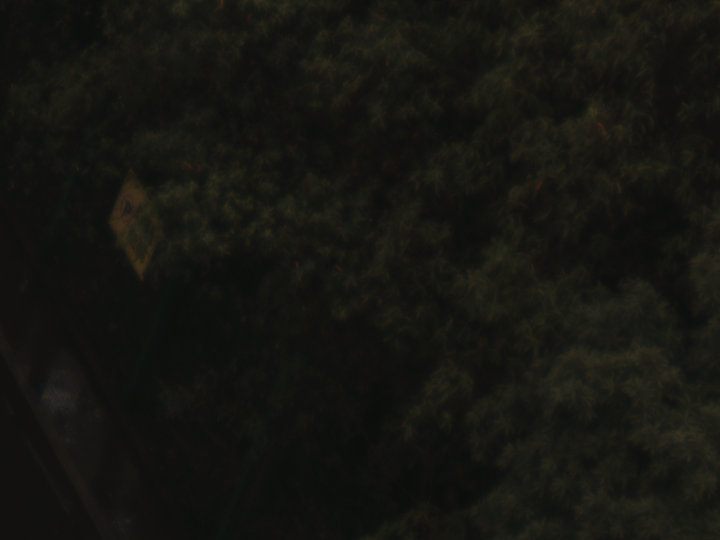
#> input picture src/test/639.png, 1440 x 1080 px (shown at 1/2 size)
$ python LIME.py --filePath ../test/639.png
#> lines starting #> are read from the running program, lines starting #| are printed output that depends on the picture
import numpy as np
from scipy import fft
from skimage import io, exposure, img_as_ubyte, img_as_float
from tqdm import trange
import matplotlib.pyplot as plt
import argparse
import os
import cv2


def firstOrderDerivative(n, k=1):
    return np.eye(n) * (-1) + np.eye(n, k=k)


def toeplitizMatrix(n, row):
    vecDD = np.zeros(n)
    vecDD[0] = 4
    vecDD[1] = -1
    vecDD[row] = -1
    vecDD[-1] = -1
    vecDD[-row] = -1
    return vecDD


def vectorize(matrix):
    return matrix.T.ravel()


def reshape(vector, row, col):
    return vector.reshape((row, col), order='F')


class LIME:
    def __init__(self, iterations=10, alpha=2, rho=2, gamma=0.7, strategy=2, *args, **kwargs):
        self.iterations = iterations
        self.alpha = alpha
        self.rho = rho
        self.gamma = gamma
        self.strategy = strategy

    def load(self, imgPath):
#> called with imgPath = '../test/639.png'
        self.L = img_as_float(io.imread(imgPath))
        self.row = self.L.shape[0]
#> self.row = 1080
        self.col = self.L.shape[1]
#> self.col = 1440

        self.T_hat = np.max(self.L, axis=2)
        self.dv = firstOrderDerivative(self.row)
        self.dh = firstOrderDerivative(self.col, -1)
        self.vecDD = toeplitizMatrix(self.row * self.col, self.row)
        self.W = self.weightingStrategy()

    def weightingStrategy(self):
        if self.strategy == 2:
            dTv = self.dv @ self.T_hat
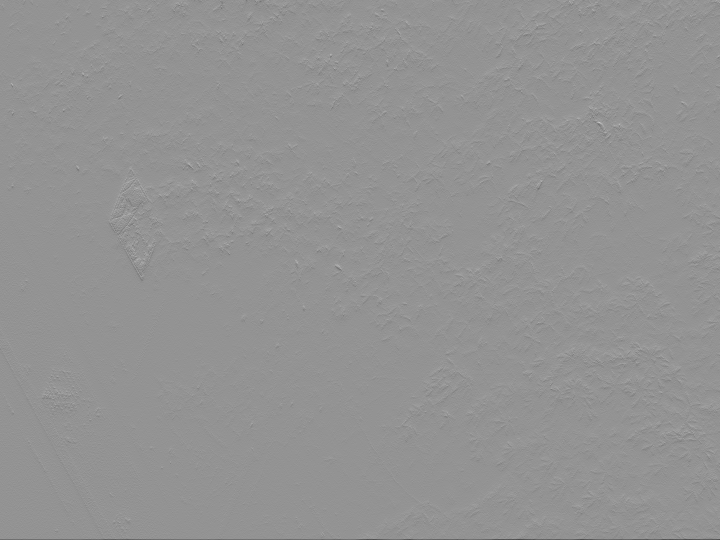
#> dTv: shape (1080, 1440) float64 (shown at 1/2 size); min -0.145, max 0.106, mean -9.27e-05; drawn with min black and max white
            dTh = self.T_hat @ self.dh
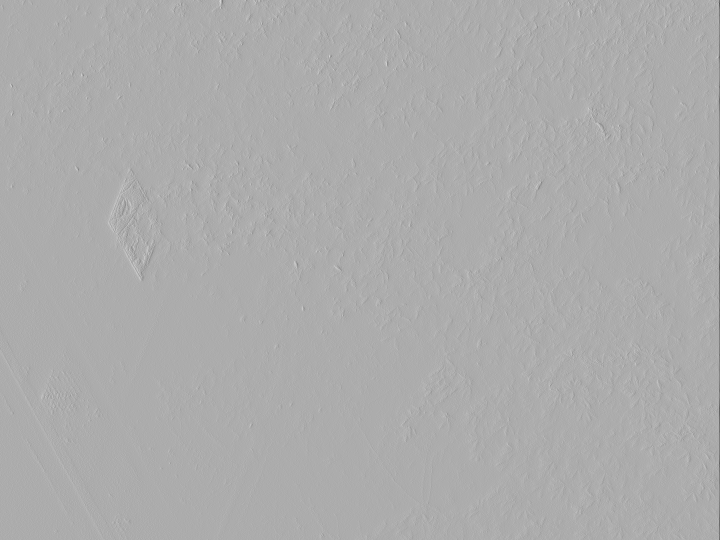
#> dTh: shape (1080, 1440) float64 (shown at 1/2 size); min -0.188, max 0.0902, mean -4.85e-05; drawn with min black and max white
            Wv = 1 / (np.abs(dTv) + 1)
            Wh = 1 / (np.abs(dTh) + 1)
            return np.vstack([Wv, Wh])
        else:
            return np.ones((self.row * 2, self.col))

    def __T_subproblem(self, G, Z, u):
        X = G - Z / u
        Xv = X[:self.row, :]
        Xh = X[self.row:, :]
        temp = self.dv @ Xv + Xh @ self.dh
        numerator = fft.fft(vectorize(2 * self.T_hat + u * temp))
        denominator = fft.fft(self.vecDD * u) + 2
        T = fft.ifft(numerator / denominator)
        T = np.real(reshape(T, self.row, self.col))
        return exposure.rescale_intensity(T, (0, 1), (0.001, 1))

    def __G_subproblem(self, T, Z, u, W):
        dT = self.__derivative(T)
        epsilon = self.alpha * W / u
        X = dT + Z / u
        return np.sign(X) * np.maximum(np.abs(X) - epsilon, 0)

    def __Z_subproblem(self, T, G, Z, u):
        dT = self.__derivative(T)
        return Z + u * (dT - G)

    def __u_subproblem(self, u):
        return u * self.rho

    def __derivative(self, matrix):
        v = self.dv @ matrix
        h = matrix @ self.dh
        return np.vstack([v, h])

    def illumMap(self):
        T = np.zeros((self.row, self.col))
        G = np.zeros((self.row * 2, self.col))
        Z = np.zeros((self.row * 2, self.col))
        u = 1

        for _ in trange(0, self.iterations):
            T = self.__T_subproblem(G, Z, u)
            G = self.__G_subproblem(T, Z, u, self.W)
            Z = self.__Z_subproblem(T, G, Z, u)
            u = self.__u_subproblem(u)
#> this loop made 10 passes
#> pass 1, in __derivative, `h = matrix @ self.dh`:
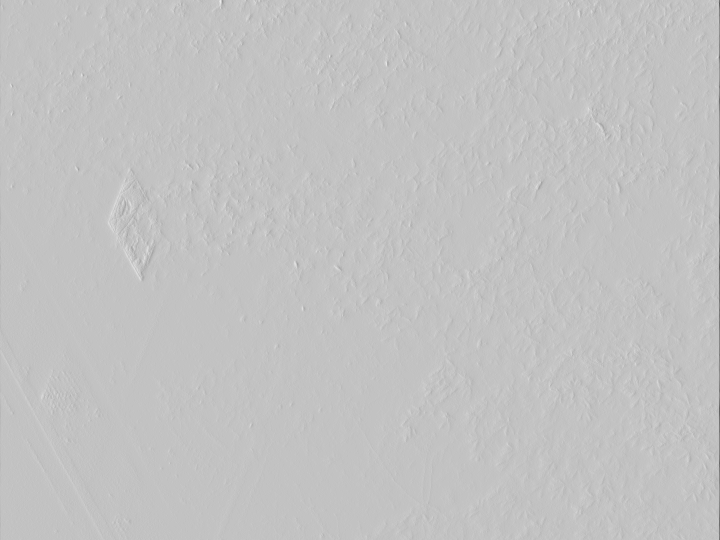
#> h: shape (1080, 1440) float64 (shown at 1/2 size); min -0.161, max 0.05, mean -5.43e-05; drawn with min black and max white
#> after the loop:
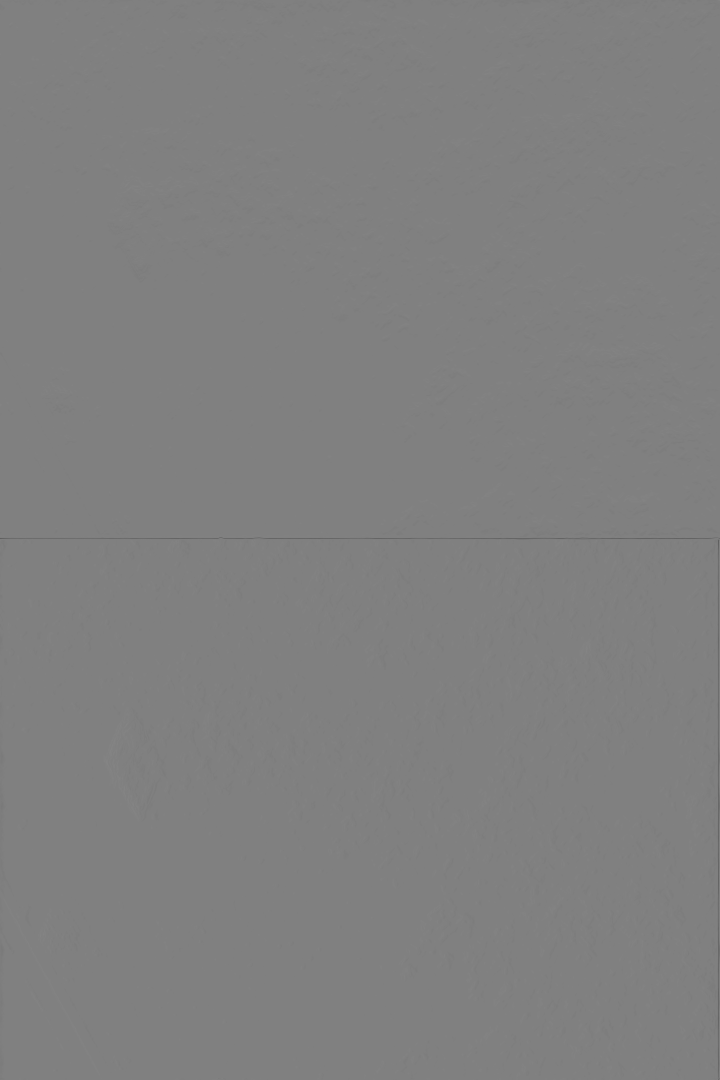
#> G: shape (2160, 1440) float64 (shown at 1/2 size); min -0.185, max 0.183, mean -5.35e-05; drawn with min black and max white
#> after the loop:
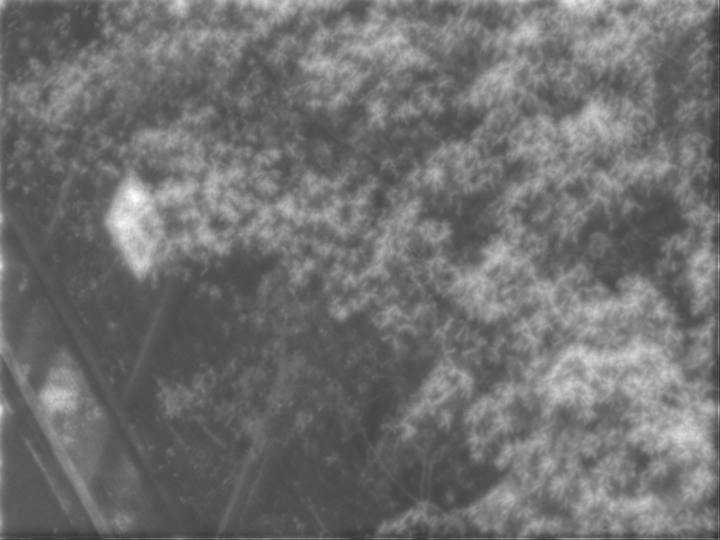
#> T: shape (1080, 1440) float64 (shown at 1/2 size); min 0.001, max 0.198, mean 0.0877; drawn with min black and max white
#> after the loop:
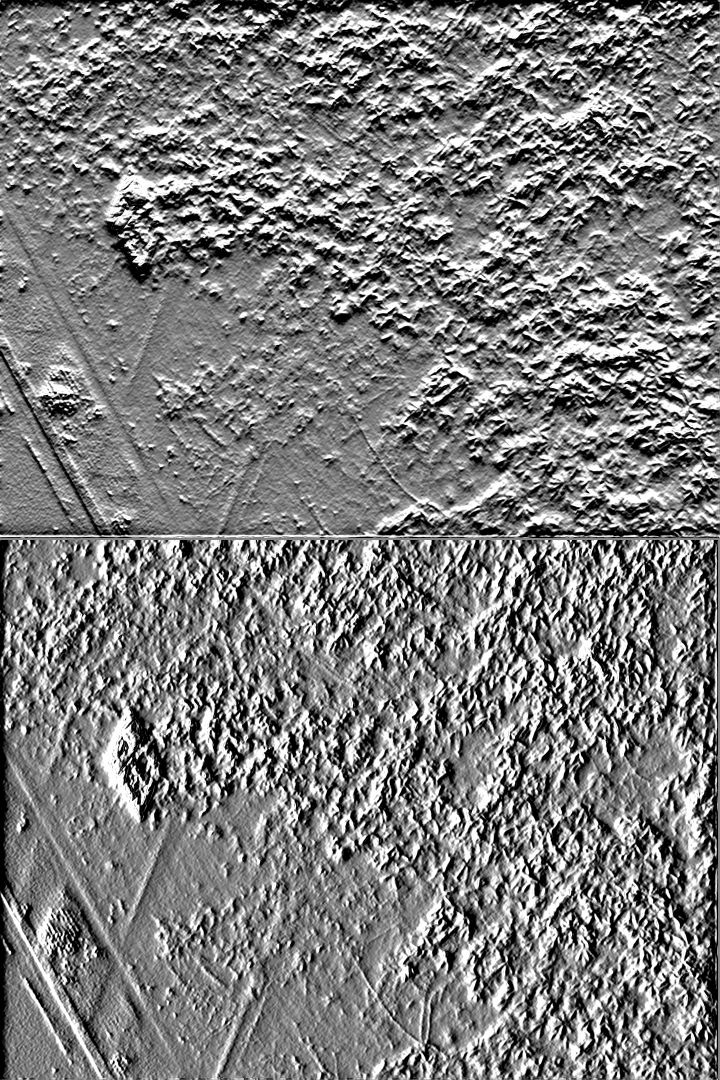
#> Z: shape (2160, 1440) float64 (shown at 1/2 size); min -2, max 2, mean -0.043; drawn with min black and max white

        return T ** self.gamma
#> returned value: shape (1080, 1440) float64

    def enhance(self):
        self.T = self.illumMap()
        self.R = self.L / np.repeat(self.T[:, :, np.newaxis], 3, axis=2)
        self.R = exposure.rescale_intensity(self.R, (0, 1))
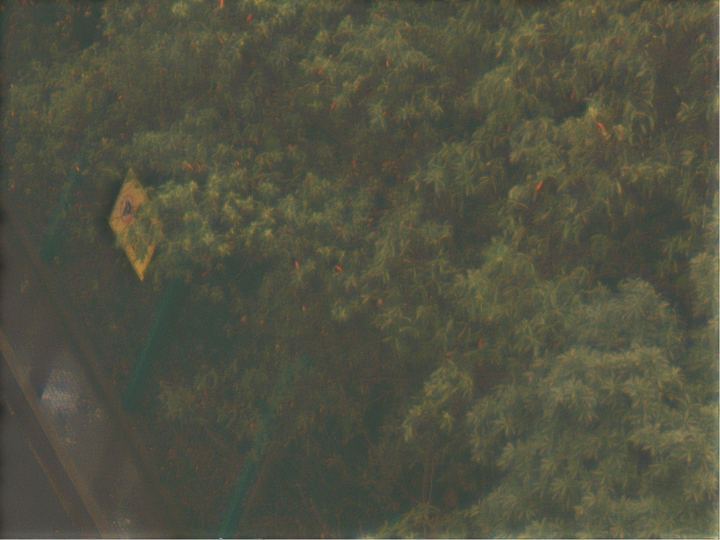
#> self.R: shape (1080, 1440, 3) float64 (shown at 1/2 size); mean R, G, B 0.32, 0.322, 0.259
        self.R = img_as_ubyte(self.R)
        return self.R


def main(options):
    lime = LIME(**options.__dict__)
    lime.load(options.filePath)
    lime.enhance()
    filename = os.path.split(options.filePath)[-1]
    if options.output:
        savePath = f"{options.output}enhanced_{filename}"
        plt.imsave(savePath, lime.R)
    if options.map:
        savePath = f"{options.output}map_{filename}"
        plt.imsave(savePath, lime.T, cmap='gray')


if __name__ == "__main__":
    parser = argparse.ArgumentParser()
    parser.add_argument("-f", "--filePath", default="../../data/lowlight/rgb/20.png", type=str, help="image path to enhance")
    parser.add_argument("-m", "--map", action="store_true", help="save illumination map")
    parser.add_argument("-o", "--output", default="./", type=str, help="output folder")

    parser.add_argument("-i", "--iterations", default=10, type=int, help="iteration number")
    parser.add_argument("-a", "--alpha", default=2, type=int, help="parameter of alpha")
    parser.add_argument("-r", "--rho", default=2, type=int, help="parameter of rho")
    parser.add_argument("-g", "--gamma", default=0.55, type=int, help="parameter of gamma")
    parser.add_argument("-s", "--strategy", default=2, type=int, choices=[1, 2], help="weighting strategy")
    options = parser.parse_args()
    main(options)
